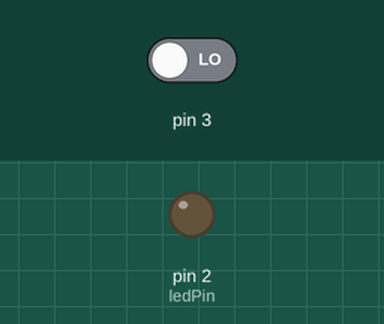
The sketch below on a simulated Arduino Uno, built with avr-gcc and run on an emulated ATmega328P. Parts: output pins drawn as LEDs (lit = HIGH). Inputs (shaded band) come from the test bench; at power-on: pin 3 LOW.

Above: at 1.2 s.
1.3 s: pin 3 driven HIGH
At 1.7 s:
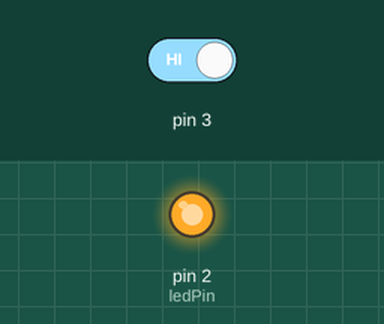
2.8 s: pin 3 driven LOW
At 4.1 s:
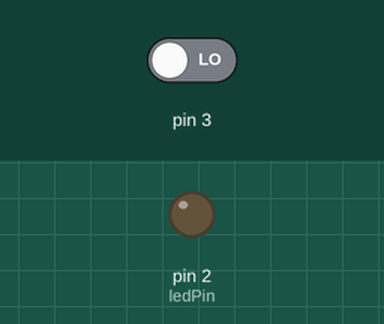
Timing chart, 0 to 5.8 s (numbered marks = the images above; inputs shaded):
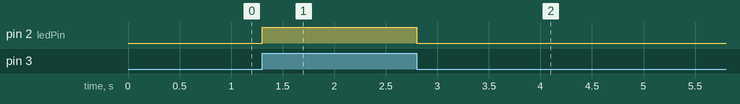

The sketch:

C2E1.ino
```cpp
//Encendido y apagado de led con botón

int ledPin = 2;

void setup()
{
  pinMode(ledPin, OUTPUT);
}

void loop()
{
  if(digitalRead(3)==HIGH)
  {
    digitalWrite(ledPin, HIGH);
  }
  else
  {
    digitalWrite(ledPin, LOW);
  }
}
```

Measured:
- after the input at 1.3 s, pin 2 (ledPin): LOW → HIGH at once
- after the input at 2.8 s, pin 2 (ledPin): HIGH → LOW at once
